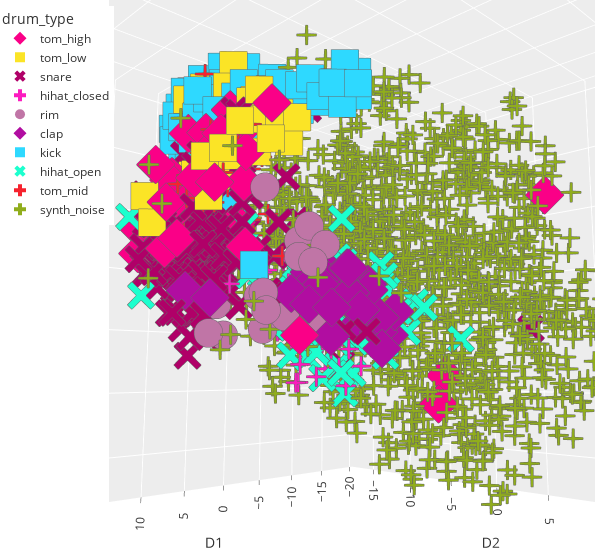

Notebook source saved alongside this figure:
### Code cell
scope = PlotlyScope()
df=pd.read_csv("../feature_extraction/csvs/df_8.csv",index_col=False)


# fig = px.scatter_3d(df, x="D1",y="D2",z="D3",color="label",symbol="drum_type",hover_data=["path"],color_discrete_sequence=px.colors.qualitative.Dark2)
fig = px.scatter_3d(df, x="D1",y="D2",z="D3",color="drum_type",symbol="drum_type",hover_data=["path"],symbol_map={"synth_noise":("cross")},
                    color_discrete_sequence= px.colors.qualitative.Alphabet_r)
fig.update_layout(scene = dict(
#                     camera=dict(eye=dict(x=-1, y=1, z=1.24)),
#                     camera=dict(eye=dict(x=1, y=0, z=1.2)),
                    camera=dict(eye=dict(x=1, y=1, z=-0.2)),
                    aspectmode="cube",),
                    template="ggplot2",
                    width=600,
                    height=550,  
                  margin=dict( r=5, l=10, b=0, t=0),
#                     showlegend=False,
              legend=dict(
                yanchor="top",
                y=0.99,
                xanchor="right",
                x=0.01
            ),)
fig.update_traces(marker=dict(size=10,opacity=1,line=dict(width=0.01,color='#666666')))
g=fig
fig.show()

### Figure 1 — Plotly figure (JSON) as saved in the notebook; plotly's stock layout.template omitted (floating-point values rounded to 4 significant figures; data arrays with more than 128 entries replaced by an {"elided": "..."} marker saying what was removed)
{"data": [{"customdata": [["./dk_data/tom_high/Roland Tr-909-TR-909Tom Hi 01.wav"], ["./dk_data/tom_high/Kawai R50e-R50eTomA_Hi.wav"], ["./dk_data/tom_high/Vermona Drum-MaxV - Tom Hi.wav"], ["./dk_data/tom_high/Kawai R50-R50 TomH.wav"], ["./dk_data/tom_high/Alesis Hr16-MaxV - HR16 10-DBL TOM.wav"], ["./dk_data/tom_high/Yamaha RX21-RX21Tom_Hi.wav"], ["./dk_data/tom_high/Alesis DM5-DM5Tom03_Hi.wav"], ["./dk_data/tom_high/Yamaha SY22-Tom2elsy45.wav"], ["./dk_data/tom_high/mercure_drums-gd-tom1.wav"], ["./dk_data/tom_high/Emu Drumulator-DrumulatorTom03.wav"], ["./dk_data/tom_high/Kawai r-50-MaxV - RTOMHREV.wav"], ["./dk_data/tom_high/Alesis DM5-DM5Tom04_Hi.wav"], ["./dk_data/tom_high/Sequential Tom-TOMTom_Hi.wav"], ["./dk_data/tom_high/Emu Drumulator-DrumulatorTom02.wav"], ["./dk_data/tom_high/Roland Tr-606-TR606TomHi05.wav"], ["./dk_data/tom_high/Akai Mpc60-MaxV - Tom High.wav"], ["./dk_data/tom_high/Coron Drum Synce DS-7-coron-ds7-tom7.wav"], ["./dk_data/tom_high/Roland Tr-909-TR-909Tom Hi 02.wav"], ["./dk_data/tom_high/Sequential DrumTraks Tom-MaxV - Tom Hi.wav"], ["./dk_data/tom_high/Boss DR-202-202tom01.wav"], ["./dk_data/tom_high/Coron Drum Synce DS-7-coron-ds7-tom5.wav"], ["./dk_data/tom_high/Roland Tr-606-TR606TomHi_OD.wav"], ["./dk_data/tom_high/Roland MC303-MaxV - Achitom2.wav"], ["./dk_data/tom_high/Alesis Hr16-HR16Tom02.wav"], ["./dk_data/tom_high/Roland Tr-606-MaxV - Roland Tr-606 - Tom-Hi.wav"], ["./dk_data/tom_high/Alesis DM5-DM5Tom02_Hi.wav"], ["./dk_data/tom_high/Akai XR10-XR10HiTom03.wav"], ["./dk_data/tom_high/Alesis DM5-DM5Tom01_Hi.wav"], ["./dk_data/tom_high/AKAI XE-8-MaxV - XE8 Tom High int_12.wav"], ["./dk_data/tom_high/Fricke MFB 512-MaxV - Tom High.wav"], ["./dk_data/tom_high/Kawai r-50-MaxV - ATOMSDGA.wav"]], "hovertemplate": "drum_type=tom_high<br>D1=%{x}<br>D2=%{y}<br>D3=%{z}<br>path=%{customdata[0]}<extra></extra>", "legendgroup": "tom_high", "marker": {"color": "#FA0087", "line": {"color": "#666666", "width": 0.01}, "opacity": 1, "size": 10, "symbol": "diamond"}, "mode": "markers", "name": "tom_high", "scene": "scene", "showlegend": true, "type": "scatter3d", "x": [19.72, 18.8, 6.322, 15.88, 16.98, 18.58, 14.78, 17.13, 20.29, -7.726, 18.85, 15.2, 15.79, 14.85, 17.68, 17.25, -14.87, 10.36, 15.53, 8.646, -13.76, 19.41, 19.11, 18.04, 17.82, 17.08, 16.94, 16.15, 15.84, 17.32, 16.72], "y": [-1.959, -3.265, -10.14, 7.087, -3.784, -3.394, -1.217, 5.646, -2.598, 1.584, -1.752, 0.4469, -5.021, -1.036, -8.545, 3.414, 8.227, -3.588, -3.112, -7.28, -1.365, 0.814, 2.544, 1.746, -8.54, -1.847, 2.94, -8.741, -1.565, -4.8, 2.944], "z": [1.82, -0.7456, 2.25, -6.347, 2.363, 3.656, 8.514, 6.452, 4.185, -10.73, -0.3116, 6.551, 7.68, 6.902, -0.3045, 4.186, 5.506, 9.841, 7.309, 2.782, -8.626, 2.8, 2.252, 5.515, 1.456, 3.862, 2.528, 1.788, 6.057, 4.372, -1.204]}, {"customdata": [["./dk_data/tom_low/Visco Space drums-MaxV - Tom Lo.wav"], ["./dk_data/tom_low/Yamaha RX-11-MaxV - RX11 TOM3.wav"], ["./dk_data/tom_low/Korg DDM110-Ddm110Tom_Lo.wav"], ["./dk_data/tom_low/Linn Drum LM1-tom6.wav"], ["./dk_data/tom_low/Alesis DM5-DM5Tom10_Lo.wav"], ["./dk_data/tom_low/Akai Mpc60-MaxV - Tom Low 2.wav"], ["./dk_data/tom_low/Linn Drum LM1-tom1.wav"], ["./dk_data/tom_low/Roland R-8-R8Tom35.wav"], ["./dk_data/tom_low/Alesis DM5-DM5Tom12_Lo.wav"], ["./dk_data/tom_low/Roland SH-09-MaxV - stompbass4.wav"], ["./dk_data/tom_low/Roland R-8-R8Tom27.wav"], ["./dk_data/tom_low/Fairlight IIx-MaxV - DeepTom.wav"], ["./dk_data/tom_low/Roland Tr-606-TR606TomLo02.wav"], ["./dk_data/tom_low/Akai XR10-XR10LoTom03.wav"], ["./dk_data/tom_low/Roland JD-990-MaxV - RIM-TOM4.wav"], ["./dk_data/tom_low/Suzuki RPM-40-MaxV - Tom.wav"], ["./dk_data/tom_low/Linn Drum LM2-Linn lo tom.wav"], ["./dk_data/tom_low/Korg MS-20-MaxV - TomLo.wav"], ["./dk_data/tom_low/Alesis DM5-DM5Tom01_Lo.wav"], ["./dk_data/tom_low/Kurzweil K2000 ROM-MaxV - lotom.wav"], ["./dk_data/tom_low/Alesis DM5-DM5Tom20_Lo.wav"], ["./dk_data/tom_low/Virtual MPC Electronics-MaxV - Tom.wav"], ["./dk_data/tom_low/Alesis DM5-DM5Tom18_Lo.wav"], ["./dk_data/tom_low/Alesis DM5-DM5Tom05_Lo.wav"], ["./dk_data/tom_low/Roland R-5-R-5 Room Ambient Tom 1.wav"], ["./dk_data/tom_low/DPM-48-TOM3.wav"], ["./dk_data/tom_low/Kawai r-50-MaxV - ETOMLR50.wav"], ["./dk_data/tom_low/Akai XR10-XR10LoTom04.wav"], ["./dk_data/tom_low/Roland Tr-606-TR606TomLo_OD.wav"], ["./dk_data/tom_low/Yamaha MR10-MR10Tom_Lo.wav"], ["./dk_data/tom_low/Roland R-8-R8Tom16.wav"], ["./dk_data/tom_low/Kawai XD5-XD5TomLo.wav"], ["./dk_data/tom_low/Simmons SDS5-SDSTomE2.wav"], ["./dk_data/tom_low/Boss DR-202-202tom06.wav"], ["./dk_data/tom_low/Yamaha RX21-RX21Tom_Lo.wav"], ["./dk_data/tom_low/Roland R-8-R8Tom19.wav"], ["./dk_data/tom_low/Emu Drumulator-DrumulatorETomLo.wav"]], "hovertemplate": "drum_type=tom_low<br>D1=%{x}<br>D2=%{y}<br>D3=%{z}<br>path=%{customdata[0]}<extra></extra>", "legendgroup": "tom_low", "marker": {"color": "#FBE426", "line": {"color": "#666666", "width": 0.01}, "opacity": 1, "size": 10, "symbol": "square"}, "mode": "markers", "name": "tom_low", "scene": "scene", "showlegend": true, "type": "scatter3d", "x": [11.42, 11.44, 12.85, 19.11, 13.97, 15.24, 18.26, 14.86, 15.43, 10.37, 11.79, 7.78, 16.66, 14.86, 16.2, 19.78, 20.28, 14.91, 7.576, 17.17, 18.03, 15.1, 15.39, 11.87, 13.41, 10.75, 14.58, 16.14, 17.17, 9.097, 16.66, 13.35, 15.58, 12.97, 12.62, 11.99, 18.6], "y": [-4.992, -5.038, -4.11, 1.406, 0.06281, -2.322, 0.8489, -0.8508, 4.568, -10.86, -5.549, -3.565, -7.497, 4.962, 4.623, -3.545, -3.884, 5.703, -7.398, -0.4925, 3.619, -5.224, 2.898, -5.19, -8.6, 4.228, -1.631, -3.468, 1.536, -7.558, 3.901, -1.67, 2.65, -0.5684, -5.126, -8.149, 2.653], "z": [13.73, 8.947, 7.635, 4.018, 8.892, 4.477, 1.875, 3.999, 6.557, -1.801, 5.668, 11.41, 2.571, 4.834, 4.845, 0.7988, 2.459, 6.088, 10.18, 2.994, 5.785, 4.92, 6.64, 12.03, 11.69, 8.979, 5.551, 4.452, 4.373, 7.854, 7.861, 5.34, 4.644, 9.412, 9.909, 12.83, 4.311]}, {"customdata": {"elided": "143x1 str values"}, "hovertemplate": "drum_type=snare<br>D1=%{x}<br>D2=%{y}<br>D3=%{z}<br>path=%{customdata[0]}<extra></extra>", "legendgroup": "snare", "marker": {"color": "#B00068", "line": {"color": "#666666", "width": 0.01}, "opacity": 1, "size": 10, "symbol": "x"}, "mode": "markers", "name": "snare", "scene": "scene", "showlegend": true, "type": "scatter3d", "x": {"elided": "143 float values"}, "y": {"elided": "143 float values"}, "z": {"elided": "143 float values"}}, {"customdata": [["./dk_data/hihat_closed/Roland Tr-606-TR606Hat_C_OD.wav"], ["./dk_data/hihat_closed/Roland Tr-606-TR606Hat_C05.wav"], ["./dk_data/hihat_closed/Casio PT-68-MaxV - HH Cl.wav"], ["./dk_data/hihat_closed/Boss DR-550-MaxV - CHH1.wav"], ["./dk_data/hihat_closed/Akai Mpc60-MaxV - HiHat Closed.wav"], ["./dk_data/hihat_closed/Acetone Rhythm King-MaxV - HH Cl.wav"], ["./dk_data/hihat_closed/Roland MC09-MC09 HatC_03.wav"], ["./dk_data/hihat_closed/Boss DR-550-DR550Hat03_C.wav"], ["./dk_data/hihat_closed/Roland MC09-MC09 HatC_01.wav"], ["./dk_data/hihat_closed/Sequential Tom-TOMHat_C.wav"], ["./dk_data/hihat_closed/Roland Tr-626-MaxV - Roland - 626_chh 03.wav"], ["./dk_data/hihat_closed/MXR Computer Rhythm 185-MaxV - MXR Hat_closed.wav"], ["./dk_data/hihat_closed/Yamaha RY-10-MaxV - HHC6VRB.wav"], ["./dk_data/hihat_closed/Alesis Hr16b-MaxV - HHC 1.wav"], ["./dk_data/hihat_closed/Kawai r-50-MaxV - HHCL_R50.wav"], ["./dk_data/hihat_closed/Electro Harmonix Drm32-MaxV - HH Cl.wav"], ["./dk_data/hihat_closed/Roland D-70-MaxV - CL-HIHAT.wav"], ["./dk_data/hihat_closed/Roland D-10 L.A-la-clhh.wav"], ["./dk_data/hihat_closed/mercure_drums-p-hhc2.wav"], ["./dk_data/hihat_closed/Boss DR-202-202hat07.wav"], ["./dk_data/hihat_closed/Roland MC09-MC09 HatC_07.wav"], ["./dk_data/hihat_closed/Alesis D4fx-MaxV - HiHat Closed 2.wav"], ["./dk_data/hihat_closed/Kawai r-50-MaxV - HHCLENHA.wav"], ["./dk_data/hihat_closed/Emu Drumulator-DrumulatorHat_C.wav"], ["./dk_data/hihat_closed/KORG DDD-1-MaxV - DDD1 clhh1.wav"], ["./dk_data/hihat_closed/Boss DR-202-202hat05.wav"], ["./dk_data/hihat_closed/Roland CR-8000-CR8000Hat_C.wav"], ["./dk_data/hihat_closed/Casio PT-30-MaxV - HH Cl.wav"], ["./dk_data/hihat_closed/Boss DR-202-202hat09.wav"], ["./dk_data/hihat_closed/Fairlight IIx-MaxV - HHPedal.wav"], ["./dk_data/hihat_closed/Yamaha PSR-MaxV - psr-hatcl.wav"], ["./dk_data/hihat_closed/Roland Tr-909-MaxV - Roland909 - 909HHB 05.wav"], ["./dk_data/hihat_closed/Sequential DrumTraks Tom-MaxV - HiHat Closed.wav"], ["./dk_data/hihat_closed/Roland MC09-MC09 HatC_08.wav"], ["./dk_data/hihat_closed/Yamaha RY-10-MaxV - HHC9VRB.wav"]], "hovertemplate": "drum_type=hihat_closed<br>D1=%{x}<br>D2=%{y}<br>D3=%{z}<br>path=%{customdata[0]}<extra></extra>", "legendgroup": "hihat_closed", "marker": {"color": "#FC1CBF", "line": {"color": "#666666", "width": 0.01}, "opacity": 1, "size": 10, "symbol": "cross"}, "mode": "markers", "name": "hihat_closed", "scene": "scene", "showlegend": true, "type": "scatter3d", "x": [4.833, 4.689, 6.921, 7.149, 8.484, 7.748, 8.789, 6.764, 9.051, 8.393, 9.352, 10.55, 6.555, 9.295, 10.09, 7.42, 6.885, 10.88, 12.88, 7.467, 9.388, 12.5, 6.717, 8.585, 6.68, 7.585, 7.975, 11.46, 15.78, 9.514, 9.445, 8.638, 7.583, 9.339, 8.061], "y": [0.8803, 1.028, 1.299, -1.917, -0.2343, 2.173, 0.05799, -2.822, -1.432, 3.427, 1.015, 2.136, -0.2075, -2.174, 2.282, -4.613, -2.308, 0.6647, 0.5336, 3.068, -0.7082, 2.796, 4.457, 3.242, 3.053, -0.8261, -2.194, 5.748, 0.3824, -9.257, 2.678, 4.915, 3.366, -0.9949, -2.679], "z": [-5.066, -5.916, -8.073, -1.489, -8.969, -0.4232, -5.731, -5.021, -5.514, -4.027, -7.799, -5.889, -6.923, -2.795, -4.68, -1.01, -6.002, -1.261, -2.139, -7.999, -4.718, -3.005, -7.912, -6.724, -9.134, -8.969, -4.474, -6.945, -3.048, -0.734, -8.557, -6.9, -4.365, -3.509, -5.535]}, {"customdata": [["./dk_data/rim/Akai Mpc60-MaxV - Rimshot 3.wav"], ["./dk_data/rim/Kawai R50e-R50eRimshot.wav"], ["./dk_data/rim/Oberheim Dmx-DMXRim.wav"], ["./dk_data/rim/Linn Linn-9000-MaxV - Rimshot.wav"], ["./dk_data/rim/Gulbransen-MaxV - Rim.wav"], ["./dk_data/rim/Jomox Xbase-09-Rim01.wav"], ["./dk_data/rim/Akai Mpc60-MaxV - Rimshot 1.wav"], ["./dk_data/rim/Korg DDM110-MaxV - 110_rim.wav"], ["./dk_data/rim/Roland JD-990-MaxV - MARIMWAV.wav"], ["./dk_data/rim/KORG DDD-1-MaxV - DDD1 rimshot.wav"], ["./dk_data/rim/Roland R-5-R-5 Rimshot Snare 1.wav"], ["./dk_data/rim/Yamaha RX11-RX11Rimshot.wav"], ["./dk_data/rim/Akai XR10-XR10Rimshot02.wav"], ["./dk_data/rim/Alesis DM5-DM5Rim05.wav"], ["./dk_data/rim/Roland Tr-808-TR-808Rim01.wav"], ["./dk_data/rim/Roland TR-505-TR-505Rim.wav"], ["./dk_data/rim/Roland D-10 L.A-la-rim.wav"], ["./dk_data/rim/Emu Drumulator-MaxV - EMU_RIM.wav"], ["./dk_data/rim/Jomox Xbase-09-Rim02.wav"]], "hovertemplate": "drum_type=rim<br>D1=%{x}<br>D2=%{y}<br>D3=%{z}<br>path=%{customdata[0]}<extra></extra>", "legendgroup": "rim", "marker": {"color": "#C075A6", "line": {"color": "#666666", "width": 0.01}, "opacity": 1, "size": 10, "symbol": "circle"}, "mode": "markers", "name": "rim", "scene": "scene", "showlegend": true, "type": "scatter3d", "x": [15.13, 17.95, 17.53, 15.51, 13.19, 8.659, 14.36, 8.682, 17.56, 14.04, 14.37, 17.3, 13.6, 14.09, 14.2, 16.37, 14.29, 15.31, 11.58], "y": [7.411, 0.9072, 5.588, 5.454, 4.37, -10.24, 6.733, -9.801, 5.587, 7.421, -5.969, 5.614, -3.671, 6.11, 2.077, 3.922, 5.424, -0.7241, -9.092], "z": [-2.46, -6.066, -4.088, -5.268, -0.6846, 3.675, -5.549, -1.34, 1.614, -1.406, -3.208, -5.014, -3.896, -0.1734, -5.771, -4.095, -1.848, -6.058, -2.908]}, {"customdata": [["./dk_data/clap/Linn Linn-9000-MaxV - Clap 1.wav"], ["./dk_data/clap/Linn Linn-9000-MaxV - Clap 2.wav"], ["./dk_data/clap/Kawai r-50-MaxV - CLAP2R50.wav"], ["./dk_data/clap/Roland Tr-626-MaxV - Roland - 626_clap 04.wav"], ["./dk_data/clap/Kawai R-50e-MaxV - R50e Clap.wav"], ["./dk_data/clap/Alesis Hr16b-HR16B 036 Gated Claps.wav"], ["./dk_data/clap/Alesis D4fx-MaxV - Clap.wav"], ["./dk_data/clap/Simmons Clap-MaxV - SM Clap14.wav"], ["./dk_data/clap/Simmons Clap-MaxV - SM Clap12.wav"], ["./dk_data/clap/Simmons Clap-MaxV - SM Clap7.wav"], ["./dk_data/clap/EMU E-drum-MaxV - Clap.wav"], ["./dk_data/clap/AKAI XE-8-MaxV - XE8 Clap int_15.wav"], ["./dk_data/clap/Roland Tr-808-TR-808Clap01.wav"], ["./dk_data/clap/Korg DDM110-MaxV - 110_clap.wav"], ["./dk_data/clap/Simmons Clap-MaxV - SM Clap20.wav"], ["./dk_data/clap/MultiMoog-MaxV - JeeesuosClaps.wav"], ["./dk_data/clap/Simmons Clap-MaxV - SM Clap19.wav"], ["./dk_data/clap/Boss DR-110-DR-110Clap.wav"], ["./dk_data/clap/Yamaha RY30-RY30Clap.wav"], ["./dk_data/clap/Simmons Clap-MaxV - SM Clap23.wav"], ["./dk_data/clap/Roland Tr-808-TR-808Clap02.wav"], ["./dk_data/clap/Simmons Clap-MaxV - SM Clap2.wav"], ["./dk_data/clap/Roland D-70-MaxV - CLAP.wav"], ["./dk_data/clap/Simmons Clap-MaxV - SM Clap11.wav"], ["./dk_data/clap/Linn Linndrum-LinnClap.wav"], ["./dk_data/clap/Roland MC303-MaxV - Rapclap1.wav"], ["./dk_data/clap/Alesis Sr16-SR16Clap.wav"], ["./dk_data/clap/Jomox Xbase-09-LFOClap.wav"]], "hovertemplate": "drum_type=clap<br>D1=%{x}<br>D2=%{y}<br>D3=%{z}<br>path=%{customdata[0]}<extra></extra>", "legendgroup": "clap", "marker": {"color": "#B10DA1", "line": {"color": "#666666", "width": 0.01}, "opacity": 1, "size": 10, "symbol": "diamond"}, "mode": "markers", "name": "clap", "scene": "scene", "showlegend": true, "type": "scatter3d", "x": [14.73, 12.14, 14.39, 13.3, 13.38, 13.21, 13.07, 14.03, 9.821, 18.68, 10.23, 11.75, 11.62, 15.86, 10.19, 18.33, 8.95, 12.95, 10.25, 13.34, 10.88, 11.68, 12.38, 11.25, 15.64, 12.01, 14.4, 13.42], "y": [8.584, 6.051, 6.13, 8.687, 7.246, 5.369, 6.449, 7.913, 8.275, 1.893, 7.759, 9.836, 7.806, 6.326, 7.075, -1.269, 8.474, 8.52, 9.83, 9.607, 6.368, 9.912, 7.824, 8.626, 7.582, 5.878, 7.404, 2.644], "z": [-4.928, -4.201, -3.744, -2.764, -4.403, -2.643, -2.946, -6.383, -6.027, -4.162, -3.328, -5.403, -4.63, -4.094, -5.48, -3.479, -6.193, -4.052, -5.003, -5.05, -3.357, -7.024, -2.581, -3.802, -4.749, -2.449, -3.654, -4.467]}, {"customdata": [["./dk_data/kick/Kawai r-50-MaxV - BD2__R50.wav"], ["./dk_data/kick/Jomox Xbase-09-BassDr06.wav"], ["./dk_data/kick/Roland Tr-808-TR-808Kick07.wav"], ["./dk_data/kick/Yamaha RY30-RY30Kick05.wav"], ["./dk_data/kick/mercure_drums-gd-kick1.wav"], ["./dk_data/kick/Alesis DM5-DM5Kick21.wav"], ["./dk_data/kick/Roland Tr-909-TR-909Kick 07.wav"], ["./dk_data/kick/Roland D-10 L.A-la-bd1.wav"], ["./dk_data/kick/Alesis Hr16b-HR16B 006 Deep Wood Kick.wav"], ["./dk_data/kick/Roland R-8-R8Kick05.wav"], ["./dk_data/kick/Boss DR-660-DR-660Kick21.wav"], ["./dk_data/kick/Boss DR-660-DR-660Kick05.wav"], ["./dk_data/kick/Roland Tr-909-MaxV - Roland909 - 909BDA 01.wav"], ["./dk_data/kick/Roland R-8-R8Kick27.wav"], ["./dk_data/kick/Alesis DM5-DM5Kick48.wav"], ["./dk_data/kick/Alesis DM5-DM5Kick78.wav"], ["./dk_data/kick/Akai XR10-XR10Kick04.wav"], ["./dk_data/kick/Fricke MFB 512-MaxV - Kick.wav"], ["./dk_data/kick/Roland Tr-707-TR-707Kick01.wav"], ["./dk_data/kick/Roland TR-909 BD Selection-KK-Di909BD 26.wav"], ["./dk_data/kick/Electro Harmonix Drm15-MaxV - Kick.wav"], ["./dk_data/kick/Roland Tr-808-MaxV - Roland808 - BD0050 16.wav"], ["./dk_data/kick/Boss DR-660-DR-660Kick41.wav"], ["./dk_data/kick/Yamaha RX-11-MaxV - RX11 BD1.wav"], ["./dk_data/kick/Alesis Hr16-HR16Kick02.wav"], ["./dk_data/kick/AKAI XE-8-MaxV - XE8 Kick 2 int_2.wav"], ["./dk_data/kick/Linn Linndrum-LinnKick02.wav"], ["./dk_data/kick/Acetone Rhythm Ace-MaxV - KICK2.wav"], ["./dk_data/kick/Roland R-8-R8Kick03.wav"], ["./dk_data/kick/Roland MC303-MaxV - Drybd1.wav"], ["./dk_data/kick/Roland TR-909 BD Selection-KK-Di909BD 49.wav"], ["./dk_data/kick/Roland Tr-909-TR-909Kick 10.wav"], ["./dk_data/kick/Kawai r-50-MaxV - ATMBDR50.wav"], ["./dk_data/kick/Boss DR-660-DR-660Kick39.wav"], ["./dk_data/kick/Yamaha RX11-RX11Kick.wav"], ["./dk_data/kick/Boss DR-660-DR-660Kick07.wav"], ["./dk_data/kick/Roland Tr-808-MaxV - Roland808 - BD7525 35.wav"], ["./dk_data/kick/Fairlight IIx-MaxV - Bdrum.wav"], ["./dk_data/kick/Roland TR-909 BD Selection-KK-Di909BD 40.wav"], ["./dk_data/kick/Boss DR-660-DR-660Kick20.wav"], ["./dk_data/kick/Alesis DM5-DM5Kick09.wav"], ["./dk_data/kick/Alesis DM5-DM5Kick69.wav"], ["./dk_data/kick/Roland TR-909 BD Selection-KK-Di909BD 08.wav"], ["./dk_data/kick/Roland Tr-808-TR-808Kick03.wav"], ["./dk_data/kick/Yamaha RX-5-MaxV - RX5PBD3.wav"], ["./dk_data/kick/Roland TR-909 BD Selection-KK-Di909BD 62.wav"], ["./dk_data/kick/Roland TR-909 BD Selection-KK-Di909BD 53.wav"], ["./dk_data/kick/Oberheim Dmx-DMXKick02.wav"], ["./dk_data/kick/Roland TR-909 BD Selection-KK-Di909BD 04.wav"], ["./dk_data/kick/Roland Tr-606-TR606Kick01.wav"], ["./dk_data/kick/Boss DR-660-DR-660Kick15.wav"], ["./dk_data/kick/Univox Micro-Rhythmer 12-MaxV - UNIVOXBD.wav"], ["./dk_data/kick/Roland S-50-MaxV - ebd.wav"], ["./dk_data/kick/Akai XR10-XR10Kick02.wav"], ["./dk_data/kick/Boss DR-660-DR-660Kick26.wav"], ["./dk_data/kick/Yamaha RX-5-MaxV - RX5IBD1.wav"], ["./dk_data/kick/Yamaha RX-5-MaxV - RX5PBD2.wav"], ["./dk_data/kick/Alesis Hr16-HR16Kick06.wav"], ["./dk_data/kick/Roland TR-909 BD Selection-KK-Di909BD 51.wav"], ["./dk_data/kick/Roland TR-909 BD Selection-KK-Di909BD 25.wav"], ["./dk_data/kick/Alesis DM5-DM5Kick16.wav"], ["./dk_data/kick/Alesis DM5-DM5Kick62.wav"], ["./dk_data/kick/Roland R-5-R-5 Electronic Kick.wav"], ["./dk_data/kick/Alesis DM5-DM5Kick38.wav"], ["./dk_data/kick/Alesis DM5-DM5Kick30.wav"], ["./dk_data/kick/Linn Linndrum-LinnKick01.wav"], ["./dk_data/kick/Roland D-10 L.A-la-wetbd.wav"], ["./dk_data/kick/Korg DDM110-Ddm110Kick.wav"], ["./dk_data/kick/Linn Linn-9000-MaxV - Kick 1.wav"], ["./dk_data/kick/Roland R-8-R8Kick22.wav"], ["./dk_data/kick/Kawai R50e-R50eKick03.wav"], ["./dk_data/kick/Alesis DM5-DM5Kick77.wav"], ["./dk_data/kick/Roland JV 1080-MaxV - BD2.wav"], ["./dk_data/kick/Kawai XD5-XD5Kick04.wav"], ["./dk_data/kick/Roland TR-909 BD Selection-KK-Di909BD 35.wav"], ["./dk_data/kick/Kawai XD5-XD5Kick01.wav"], ["./dk_data/kick/Akai XR-1-MaxV - Kick 09.wav"], ["./dk_data/kick/Yamaha RX-5-MaxV - RX5PBD1.wav"], ["./dk_data/kick/Boss DR-660-DR-660Kick49.wav"], ["./dk_data/kick/Fairlight IIx-MaxV - Bbdrum1.wav"], ["./dk_data/kick/MXR Computer Rhythm 185-MaxV - MXR Kick.wav"], ["./dk_data/kick/Kawai r-50-MaxV - ACCBDENH.wav"], ["./dk_data/kick/KorgMP7-Kickdrum.wav"], ["./dk_data/kick/Alesis DM5-DM5Kick84.wav"], ["./dk_data/kick/Alesis DM5-DM5Kick82.wav"], ["./dk_data/kick/Linn Drum LM2-Linn kick hard.wav"], ["./dk_data/kick/XE8-XE8 Kick 2 int_2.wav"], ["./dk_data/kick/Acetone Rhythm Ace-MaxV - KICK4.wav"], ["./dk_data/kick/Alesis Sr16-SR16Kick01.wav"], ["./dk_data/kick/Fricke MFB 502-MaxV - Kick.wav"], ["./dk_data/kick/Roland Tr-808-MaxV - Roland808 - BD7500 33.wav"], ["./dk_data/kick/Roland Tr-606-TR606Kick_OD.wav"], ["./dk_data/kick/Roland TR-55-MaxV - Kick.wav"], ["./dk_data/kick/Roland MC09-MC09 Kick04.wav"], ["./dk_data/kick/mercure_drums-tt-kick1.wav"], ["./dk_data/kick/Roland JV 1080-MaxV - BD1.wav"], ["./dk_data/kick/Alesis DM5-DM5Kick42.wav"], ["./dk_data/kick/Roland TR-909 BD Selection-KK-Di909BD 59.wav"], ["./dk_data/kick/Roland R-8-R8Kick26.wav"], ["./dk_data/kick/Roland Tr-808-TR-808Kick15.wav"], ["./dk_data/kick/Alesis DM5-DM5Kick32.wav"], ["./dk_data/kick/Roland Tr-808-TR-808Kick02.wav"], ["./dk_data/kick/Roland Tr-808-MaxV - Roland808 - BD2575 27.wav"], ["./dk_data/kick/Alesis DM5-DM5Kick31.wav"], ["./dk_data/kick/AKAI XE-8-MaxV - XE8 Kick 1 int_1.wav"], ["./dk_data/kick/Roland TR-909 BD Selection-KK-Di909BD 11.wav"], ["./dk_data/kick/EMU E-drum-MaxV - Kick4.wav"], ["./dk_data/kick/Boss DR-660-DR-660Kick14.wav"], ["./dk_data/kick/Yamaha RX21-RX21Kick.wav"], ["./dk_data/kick/Deepsky-909kick.wav"], ["./dk_data/kick/Fairlight IIx-MaxV - Symkick.wav"], ["./dk_data/kick/Roland Tr-808-MaxV - Roland808 - BD2500 23.wav"], ["./dk_data/kick/Linn Linn-9000-MaxV - Kick 2.wav"], ["./dk_data/kick/Boss DR-55-DR-55Kick.wav"], ["./dk_data/kick/Alesis Hr16b-HR16B 005 Techno Kick.wav"], ["./dk_data/kick/Roland PB-300 Rhythm Plus-MaxV - Kick.wav"]], "hovertemplate": "drum_type=kick<br>D1=%{x}<br>D2=%{y}<br>D3=%{z}<br>path=%{customdata[0]}<extra></extra>", "legendgroup": "kick", "marker": {"color": "#2ED9FF", "line": {"color": "#666666", "width": 0.01}, "opacity": 1, "size": 10, "symbol": "square"}, "mode": "markers", "name": "kick", "scene": "scene", "showlegend": true, "type": "scatter3d", "x": [12.11, 11.9, 14.08, 10.34, 11.07, 9.37, 12.08, 7.607, 12.83, 12.77, 10.68, 7.855, 15.74, 10.66, 9.491, 8.721, 11.88, 6.584, 12.02, 13.61, 6.715, 10.86, 11.12, 7.659, 14.07, 7.831, 12.16, 8.774, 13.35, 8.139, 14.75, 12.3, 10.94, 10.57, 9.24, 13.41, 9.691, 10.26, 13.61, 12.92, 8.918, 8.526, 12.93, 9.942, 13.5, 14.27, 13.44, 11.57, 12.48, 7.957, 8.489, 14.81, 8.91, 12.04, 14.1, 10.57, 9.508, 9.901, 14.54, 14.12, 6.858, 18.12, 10.71, 10.22, 10.96, 7.394, 10.05, 11.39, 6.263, 13.44, 9.098, 7.773, 7.996, 13.87, 12.99, 7.516, 13.15, 8.249, 11.39, 11.66, 8.679, 9.008, 7.162, 9.338, 12.87, 6.173, 9.031, 12.6, 11.05, 9.115, 9.647, 10.09, 6.673, 7.901, 13.37, 8.786, 9.315, 14.09, 12.04, 14.38, 9.772, 10.68, 13.44, 11.49, 10.16, 12.79, 11.85, 8.581, 8.618, 8.563, 12.28, 7.815, 6.771, 10.34, 12.45, 9.194], "y": [-8.427, -3.101, 2.192, -7.516, -11.14, -9.109, -8.677, -7.224, -6.928, -11.28, -9.401, -3.723, -8.654, -7.567, -2.781, -10.27, -7.446, -10.66, -11.6, 9.643, -7.886, -7.189, -6.641, -12.22, -5.648, -9.892, -12.36, -8.054, -3.281, -2.274, 8.585, -8.724, -5.165, -9.983, -12.34, -9.143, -10.41, -10.7, 8.401, -6.481, -9.273, -11.43, 5.939, -7.068, 4.597, 7.16, 7.591, -9.953, 8.735, -10.67, -5.81, -5.328, -4.137, -6.508, 0.9675, -12.91, -6.546, -8.495, 6.484, 9.021, -11.96, 5.342, -6.423, -9.189, -11.39, -9.192, -8.051, -10.82, -8.749, -7.18, -6.492, -9.114, -8.716, -3.994, 6.158, -6.643, -10.46, -8.374, -9.27, -8.629, -12.72, -2.821, -11.24, -5.738, 3.182, -10.05, -10.19, -10.11, -12.27, -11.5, -10.86, -5.056, -9.05, -9.883, -7.685, -8.345, -11.58, 5.09, -8.119, 3.486, -9.741, -9.43, -1.322, -6.994, -11.42, 8.924, -9.943, -7.827, -13.1, -2.157, -3.621, -11.04, -5.532, -12.87, -5.676, -9.474], "z": [10.78, 9.399, 9.041, 8.892, 10.65, 11.67, 3.596, 8.46, 6.797, 9.318, 10.46, 9.751, 3.374, 7.259, 11.3, 9.14, 9.645, 9.625, 12.22, 7.228, 11.61, 14.46, 12.93, 9.629, 7.13, 11.91, 10.66, 14.29, 5.65, 10.5, 7.303, 4.637, 10.49, 12.68, 8.79, 9.694, 11.18, 9.419, 6.432, 11.28, 7.615, 11.75, 8.485, 11.62, 7.153, 7.075, 7.966, 11.56, 7.059, 10.5, 12.04, 11.06, 10.59, 8.497, 6.911, 12.24, 13.01, 13.06, 8.274, 8.444, 11.35, -2.646, 9.806, 8.844, 13.76, 8.625, 10.38, 8.13, 9.901, 9.982, 10.37, 10.59, 4.895, 9.46, 7.329, 13.23, 11.01, 12.68, 14.01, 8.782, 12.7, 12.67, 13.02, 14.36, 8.371, 11.4, 12.82, 12.95, 8.983, 13.9, 7.804, 12.13, 12.95, 14.07, 8.442, 9.361, 10.27, 8.404, 7.326, 8.955, 14.53, 7.232, 10.69, 11.13, 12.09, 8.335, 9.678, 11.32, 10.88, 9.572, 10.71, 8.128, 10.57, 10.48, 7.383, 10.19]}, {"customdata": [["./dk_data/hihat_open/Yamaha RX5-RX5Hat_O.wav"], ["./dk_data/hihat_open/Sequential Tom-TOMHat_O.wav"], ["./dk_data/hihat_open/Roland MC09-MC09 HatO_04.wav"], ["./dk_data/hihat_open/Visco Space drums-MaxV - HH Op.wav"], ["./dk_data/hihat_open/Korg SR-120-MaxV - HH Op.wav"], ["./dk_data/hihat_open/Casio PT-68-MaxV - HH Op.wav"], ["./dk_data/hihat_open/Roland MC09-MC09 HatO_02.wav"], ["./dk_data/hihat_open/Roland SC-88-MaxV - D#4 Open High Conga.wav"], ["./dk_data/hihat_open/MATTEL SYNSONIC-MaxV - Mattel Hi-Hat.wav"], ["./dk_data/hihat_open/Roland MC09-MC09 HatO_03.wav"], ["./dk_data/hihat_open/Roland Tr-808-TR-808Hat_O01.wav"], ["./dk_data/hihat_open/Roland MC303-MaxV - Openpand.wav"], ["./dk_data/hihat_open/Oberheim DX-MaxV - DMX__OHH.wav"], ["./dk_data/hihat_open/Boss DR-110-DR-110Hat_O.wav"], ["./dk_data/hihat_open/KORG DDD-1-MaxV - DDD1 ophh1.wav"], ["./dk_data/hihat_open/Roland System-100-MaxV - Roland -open2 18.wav"], ["./dk_data/hihat_open/Acetone Rhythm King-MaxV - HH Op.wav"], ["./dk_data/hihat_open/Boss DR-55-DR-55Hat.wav"], ["./dk_data/hihat_open/Roland Tr-606-TR606Hat_O01.wav"], ["./dk_data/hihat_open/Alesis Sr16-SR16Hat_O4.wav"], ["./dk_data/hihat_open/XE8-XE8 Hat Open ext_5.wav"], ["./dk_data/hihat_open/Yamaha SY22-Hhopsy53.wav"], ["./dk_data/hihat_open/Korg Pro-Wave-MaxV - PDLHIHAT.wav"], ["./dk_data/hihat_open/Fricke MFB 502-MaxV - HiHat Open.wav"], ["./dk_data/hihat_open/XE8-XE8 Hat Open int_7.wav"], ["./dk_data/hihat_open/Korg KPR77-KPRHat_O.wav"], ["./dk_data/hihat_open/Boss DR-202-202hat22.wav"], ["./dk_data/hihat_open/Farfisa-MaxV - HH Op.wav"], ["./dk_data/hihat_open/Kurzweil K2000 ROM-MaxV - hihat2.wav"], ["./dk_data/hihat_open/Visco Space drums-MaxV - HH Cl.wav"], ["./dk_data/hihat_open/Roland R-8-R8Hat_O03.wav"], ["./dk_data/hihat_open/Korg MS-20-MaxV - HH Op.wav"], ["./dk_data/hihat_open/Boss Dr Rhythm110-MaxV - HiHat Open.wav"], ["./dk_data/hihat_open/Roland R-8-R8Hat_O06.wav"], ["./dk_data/hihat_open/Roland Tr-606-TR606Hat_O_OD.wav"], ["./dk_data/hihat_open/Luxor Passet-MaxV - HH Cl.wav"], ["./dk_data/hihat_open/Roland System-100-MaxV - Roland -open2 30.wav"], ["./dk_data/hihat_open/Roland Tr-808-MaxV - Roland808 - 808HH 06.wav"], ["./dk_data/hihat_open/Yamaha RX5-RX5Hat_C.wav"], ["./dk_data/hihat_open/Sequential Drumtrax-DrumtraxOpenhat.wav"], ["./dk_data/hihat_open/Alesis Sr16-SR16Hat_O2.wav"], ["./dk_data/hihat_open/Lel UDS-MaxV - HiHat Open 2.wav"], ["./dk_data/hihat_open/Wurlitzer Swinging Rhythm-MaxV - HH Op.wav"], ["./dk_data/hihat_open/Yamaha EM-90-MaxV - HH Op.wav"], ["./dk_data/hihat_open/Roland Tr-626-TR-626Hat_O.wav"], ["./dk_data/hihat_open/Roland MC09-MC09 HatO_05.wav"], ["./dk_data/hihat_open/Roland MT32-MaxV - MTAgogoHigh.wav"], ["./dk_data/hihat_open/Roland SC-88-MaxV - D#6 Open Surdo.wav"], ["./dk_data/hihat_open/Korg KPR77-MaxV - KR77 -Hat-Op 05.wav"], ["./dk_data/hihat_open/Alesis DM5-DM5Hat_O03.wav"]], "hovertemplate": "drum_type=hihat_open<br>D1=%{x}<br>D2=%{y}<br>D3=%{z}<br>path=%{customdata[0]}<extra></extra>", "legendgroup": "hihat_open", "marker": {"color": "#1CFFCE", "line": {"color": "#666666", "width": 0.01}, "opacity": 1, "size": 10, "symbol": "x"}, "mode": "markers", "name": "hihat_open", "scene": "scene", "showlegend": true, "type": "scatter3d", "x": [5.103, 4.964, 7.915, 7.808, 5.251, 6.107, 7.051, 20.57, 8.048, 7.177, 5.347, 20.27, 5.819, 4.547, 4.632, 9.255, 6.993, 5.565, 4.667, 7.449, 6.015, 7.02, 7.375, 8.638, 6.028, 7.966, 14.72, 5.669, 7.041, 6.29, 7.657, 11.67, 4.526, 5.872, -1.208, 8.813, 6.103, 7.765, 8.596, 4.553, 7.747, 7.549, 5.498, 7.949, 8.196, 8.14, 12.19, 14.1, 5.828, 7.964], "y": [8.582, 5.439, 1.903, -3.967, 2.777, 6.105, 3.013, -3.297, 1.448, 1.138, 2.076, -5.839, 7.011, 4.968, 6.898, -5.464, 3.116, 1.42, 2.298, -0.7426, 5.672, 4.138, -3.318, 4.619, 6.001, -1.204, 1.14, 2.122, 0.1431, -4.291, 0.1853, 0.5133, 4.127, 4.714, 7.609, -3.882, 1.714, -1.531, 4.196, 7.511, -1.085, 1.194, 2.73, 1.918, 6.052, -0.1848, 7.205, 3.318, 3.771, -0.4571], "z": [-4.459, -3.162, -5.391, -4.963, -6.337, -7.313, -6.194, -3.776, -7.037, -5.895, -5.157, 1.449, -4.636, -6.523, -5.838, 2.183, -1.259, -7.823, -4.334, -4.758, -1.637, -3.378, -3.5, -5.4, -2.359, -2.741, -2.524, -9.674, -2.845, -2.73, -7.34, -5.537, -6.049, -5.97, -6.162, -2.816, -0.6752, -7.193, -8.316, -4.023, -1.107, -4.384, -8.381, -8.675, -3.916, -3.967, 0.2979, 7.725, -2.692, -0.5753]}, {"customdata": [["./dk_data/tom_mid/MFB-512-512mdtom.wav"], ["./dk_data/tom_mid/Fricke MFB 502-MaxV - Tom 2.wav"], ["./dk_data/tom_mid/Roland SH-09-MaxV - stompbass2.wav"], ["./dk_data/tom_mid/Alesis DM5-DM5Tom01_M.wav"], ["./dk_data/tom_mid/Emu Sp12-tom.wav"], ["./dk_data/tom_mid/Kawai R50-R50 TomM.wav"], ["./dk_data/tom_mid/Akai XR10-XR10MidTom03.wav"], ["./dk_data/tom_mid/Roland R-8-R8Tom33.wav"], ["./dk_data/tom_mid/Kawai R-50e-MaxV - R50e Tom 2.wav"], ["./dk_data/tom_mid/Simmons SD-8-MaxV - TOM_05.wav"], ["./dk_data/tom_mid/Alesis DM5-DM5Tom15_M.wav"], ["./dk_data/tom_mid/Roland R-8-R8Tom14.wav"], ["./dk_data/tom_mid/Roland Tr-808-TR-808Tom06.wav"], ["./dk_data/tom_mid/Roland R-5-R-5 FX Tom.wav"], ["./dk_data/tom_mid/Roland Tr-626-TR-626Tom_M02.wav"], ["./dk_data/tom_mid/Roland MC303-MaxV - Acmidtom.wav"], ["./dk_data/tom_mid/Roland TR-33-MaxV - Tom Mi.wav"], ["./dk_data/tom_mid/Visco Space drums-MaxV - Tom Mi.wav"], ["./dk_data/tom_mid/Roland R-5-R-5 Dry Tom 2.wav"], ["./dk_data/tom_mid/Roland JV 1080-MaxV - TomMid2.wav"], ["./dk_data/tom_mid/Roland R-8-R8Tom02.wav"], ["./dk_data/tom_mid/Emu Drumulator-DrumulatorETomMid.wav"], ["./dk_data/tom_mid/Kawai r-50-MaxV - TOMM_R50.wav"], ["./dk_data/tom_mid/Kawai R50e-R50eTomE_Mid.wav"], ["./dk_data/tom_mid/Hohner Automatic-MaxV - Tom Mi.wav"], ["./dk_data/tom_mid/Yamaha PSR-MaxV - psr-tom1.wav"], ["./dk_data/tom_mid/Korg ddd5-MaxV - MIDTOM.wav"], ["./dk_data/tom_mid/Alesis DM5-DM5Tom08_M.wav"], ["./dk_data/tom_mid/Simmons SD-8-MaxV - TOM_02.wav"], ["./dk_data/tom_mid/Simmons SD-8-MaxV - TOM_15.wav"]], "hovertemplate": "drum_type=tom_mid<br>D1=%{x}<br>D2=%{y}<br>D3=%{z}<br>path=%{customdata[0]}<extra></extra>", "legendgroup": "tom_mid", "marker": {"color": "#F6222E", "line": {"color": "#666666", "width": 0.01}, "opacity": 1, "size": 10, "symbol": "cross"}, "mode": "markers", "name": "tom_mid", "scene": "scene", "showlegend": true, "type": "scatter3d", "x": [14.6, 6.365, 9.659, 14.45, 13.58, 13.59, 17.76, 16.41, 18.7, 12.21, 16.95, 10.85, 7.57, 13.02, 16.5, 13.92, 14.05, 16.8, 13.61, 16.77, 17.53, 10.68, 14.15, 17.7, 13.31, 16.53, 16.17, 15.06, 15.32, 6.693], "y": [-3.921, -7.928, -11.02, -3.989, -0.1373, -0.256, 1.742, -4.345, -2.106, 1.859, -0.7705, -8.371, -7.737, -6.711, -0.6696, 3.577, -8.09, -0.01316, -5.487, 3.373, -1.193, -1.261, 1.635, -2.352, -3.02, -9.626, 1.365, 0.1497, -3.479, -7.222], "z": [6.113, 3.379, -2.058, 4.366, 4.525, 6.028, 3.202, 0.72, 3.12, -1.198, 6.618, 11.82, 3.533, 13.18, 2.027, 5.622, 2.886, 4.538, 8.653, 5.893, 5.107, 2.165, 4.818, 2.424, 3.941, 0.5675, 5.545, 5.332, 2.551, 2.024]}, {"customdata": {"elided": "1226x1 str values"}, "hovertemplate": "drum_type=synth_noise<br>D1=%{x}<br>D2=%{y}<br>D3=%{z}<br>path=%{customdata[0]}<extra></extra>", "legendgroup": "synth_noise", "marker": {"color": "#90AD1C", "line": {"color": "#666666", "width": 0.01}, "opacity": 1, "size": 10, "symbol": "cross"}, "mode": "markers", "name": "synth_noise", "scene": "scene", "showlegend": true, "type": "scatter3d", "x": {"elided": "1226 float values"}, "y": {"elided": "1226 float values"}, "z": {"elided": "1226 float values"}}], "layout": {"height": 550, "legend": {"title": {"text": "drum_type"}, "tracegroupgap": 0, "x": 0.01, "xanchor": "right", "y": 0.99, "yanchor": "top"}, "margin": {"b": 0, "l": 10, "r": 5, "t": 0}, "scene": {"aspectmode": "cube", "aspectratio": {"x": 1, "y": 1, "z": 1}, "camera": {"eye": {"x": 1, "y": 1, "z": -0.2}}, "domain": {"x": [0, 1], "y": [0, 1]}, "xaxis": {"title": {"text": "D1"}, "type": "linear"}, "yaxis": {"title": {"text": "D2"}, "type": "linear"}, "zaxis": {"title": {"text": "D3"}, "type": "linear"}}, "width": 600}}
